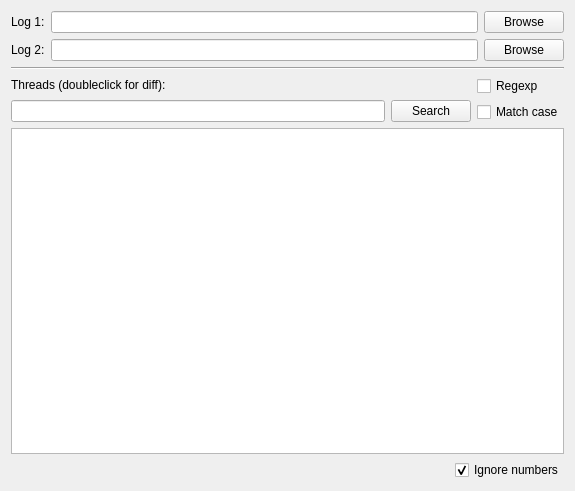
<?xml version="1.0" encoding="UTF-8"?>
<ui version="4.0">
 <class>LogDiff</class>
 <widget class="QMainWindow" name="LogDiff">
  <property name="geometry">
   <rect>
    <x>0</x>
    <y>0</y>
    <width>575</width>
    <height>491</height>
   </rect>
  </property>
  <property name="windowTitle">
   <string>LogDiff</string>
  </property>
  <widget class="QWidget" name="centralWidget">
   <layout class="QVBoxLayout" name="verticalLayout_3">
    <item>
     <layout class="QHBoxLayout" name="horizontalLayout">
      <item>
       <widget class="QLabel" name="label">
        <property name="text">
         <string>Log 1:</string>
        </property>
       </widget>
      </item>
      <item>
       <widget class="QLineEdit" name="log1Edit"/>
      </item>
      <item>
       <widget class="QPushButton" name="browse1Btn">
        <property name="sizePolicy">
         <sizepolicy hsizetype="Maximum" vsizetype="Fixed">
          <horstretch>0</horstretch>
          <verstretch>0</verstretch>
         </sizepolicy>
        </property>
        <property name="text">
         <string>Browse</string>
        </property>
       </widget>
      </item>
     </layout>
    </item>
    <item>
     <layout class="QHBoxLayout" name="horizontalLayout_2">
      <item>
       <widget class="QLabel" name="label_2">
        <property name="text">
         <string>Log 2:</string>
        </property>
       </widget>
      </item>
      <item>
       <widget class="QLineEdit" name="log2Edit"/>
      </item>
      <item>
       <widget class="QPushButton" name="browse2Btn">
        <property name="sizePolicy">
         <sizepolicy hsizetype="Maximum" vsizetype="Fixed">
          <horstretch>0</horstretch>
          <verstretch>0</verstretch>
         </sizepolicy>
        </property>
        <property name="text">
         <string>Browse</string>
        </property>
       </widget>
      </item>
     </layout>
    </item>
    <item>
     <widget class="Line" name="line">
      <property name="orientation">
       <enum>Qt::Horizontal</enum>
      </property>
     </widget>
    </item>
    <item>
     <layout class="QHBoxLayout" name="horizontalLayout_5">
      <item>
       <layout class="QVBoxLayout" name="verticalLayout_2">
        <item>
         <widget class="QLabel" name="label_3">
          <property name="sizePolicy">
           <sizepolicy hsizetype="Expanding" vsizetype="Preferred">
            <horstretch>0</horstretch>
            <verstretch>0</verstretch>
           </sizepolicy>
          </property>
          <property name="text">
           <string>Threads (doubleclick for diff):</string>
          </property>
         </widget>
        </item>
        <item>
         <layout class="QHBoxLayout" name="horizontalLayout_3">
          <item>
           <widget class="QLineEdit" name="searchEdit"/>
          </item>
          <item>
           <widget class="QPushButton" name="searchBtn">
            <property name="text">
             <string>Search</string>
            </property>
           </widget>
          </item>
         </layout>
        </item>
       </layout>
      </item>
      <item>
       <layout class="QVBoxLayout" name="verticalLayout">
        <item>
         <widget class="QCheckBox" name="regexpCheck">
          <property name="sizePolicy">
           <sizepolicy hsizetype="Minimum" vsizetype="Preferred">
            <horstretch>0</horstretch>
            <verstretch>0</verstretch>
           </sizepolicy>
          </property>
          <property name="text">
           <string>Regexp</string>
          </property>
         </widget>
        </item>
        <item>
         <widget class="QCheckBox" name="matchCaseCheck">
          <property name="text">
           <string>Match case</string>
          </property>
         </widget>
        </item>
       </layout>
      </item>
     </layout>
    </item>
    <item>
     <widget class="QTableWidget" name="threadsTable">
      <property name="editTriggers">
       <set>QAbstractItemView::NoEditTriggers</set>
      </property>
      <property name="selectionMode">
       <enum>QAbstractItemView::SingleSelection</enum>
      </property>
      <property name="selectionBehavior">
       <enum>QAbstractItemView::SelectRows</enum>
      </property>
      <attribute name="horizontalHeaderHighlightSections">
       <bool>false</bool>
      </attribute>
      <attribute name="horizontalHeaderStretchLastSection">
       <bool>true</bool>
      </attribute>
      <attribute name="verticalHeaderVisible">
       <bool>false</bool>
      </attribute>
      <attribute name="verticalHeaderDefaultSectionSize">
       <number>24</number>
      </attribute>
     </widget>
    </item>
    <item>
     <layout class="QHBoxLayout" name="horizontalLayout_4">
      <item>
       <spacer name="horizontalSpacer">
        <property name="orientation">
         <enum>Qt::Horizontal</enum>
        </property>
        <property name="sizeHint" stdset="0">
         <size>
          <width>40</width>
          <height>20</height>
         </size>
        </property>
       </spacer>
      </item>
      <item>
       <widget class="QCheckBox" name="ignoreNumbersCheck">
        <property name="text">
         <string>Ignore numbers</string>
        </property>
        <property name="checked">
         <bool>true</bool>
        </property>
       </widget>
      </item>
     </layout>
    </item>
   </layout>
  </widget>
  <widget class="QMenuBar" name="menuBar">
   <property name="geometry">
    <rect>
     <x>0</x>
     <y>0</y>
     <width>575</width>
     <height>23</height>
    </rect>
   </property>
  </widget>
 </widget>
 <layoutdefault spacing="6" margin="11"/>
 <resources/>
 <connections/>
</ui>
